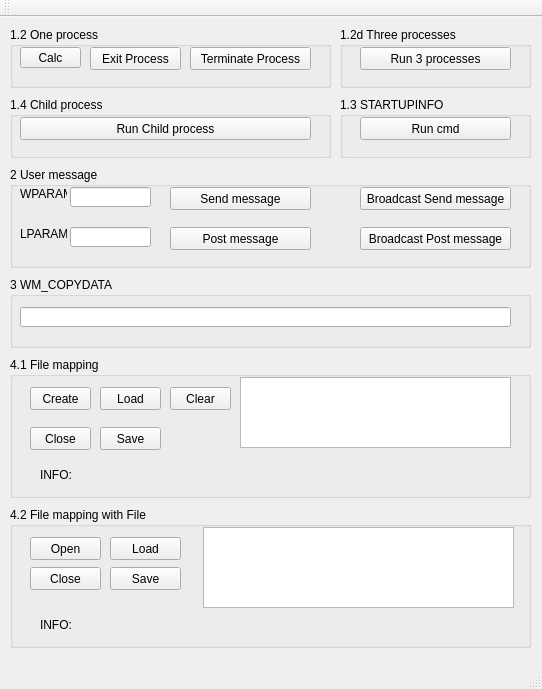
<?xml version="1.0" encoding="UTF-8"?>
<ui version="4.0">
 <class>MainWindow</class>
 <widget class="QMainWindow" name="MainWindow">
  <property name="geometry">
   <rect>
    <x>0</x>
    <y>0</y>
    <width>542</width>
    <height>689</height>
   </rect>
  </property>
  <property name="windowTitle">
   <string>Parent process</string>
  </property>
  <widget class="QWidget" name="centralWidget">
   <widget class="QGroupBox" name="groupBox">
    <property name="geometry">
     <rect>
      <x>10</x>
      <y>10</y>
      <width>321</width>
      <height>61</height>
     </rect>
    </property>
    <property name="title">
     <string>1.2 One process</string>
    </property>
    <widget class="QPushButton" name="pushButtonCalc">
     <property name="geometry">
      <rect>
       <x>10</x>
       <y>20</y>
       <width>61</width>
       <height>21</height>
      </rect>
     </property>
     <property name="cursor">
      <cursorShape>PointingHandCursor</cursorShape>
     </property>
     <property name="text">
      <string>Calc</string>
     </property>
    </widget>
    <widget class="QPushButton" name="pushButtonExitProcess">
     <property name="geometry">
      <rect>
       <x>80</x>
       <y>20</y>
       <width>91</width>
       <height>23</height>
      </rect>
     </property>
     <property name="text">
      <string>Exit Process</string>
     </property>
    </widget>
    <widget class="QPushButton" name="pushButtonTerminateProcess">
     <property name="geometry">
      <rect>
       <x>180</x>
       <y>20</y>
       <width>121</width>
       <height>23</height>
      </rect>
     </property>
     <property name="text">
      <string>Terminate Process</string>
     </property>
    </widget>
   </widget>
   <widget class="QGroupBox" name="groupBox_2">
    <property name="geometry">
     <rect>
      <x>340</x>
      <y>10</y>
      <width>191</width>
      <height>61</height>
     </rect>
    </property>
    <property name="title">
     <string>1.2d Three processes</string>
    </property>
    <widget class="QPushButton" name="pushButtonRun3Processes">
     <property name="geometry">
      <rect>
       <x>20</x>
       <y>20</y>
       <width>151</width>
       <height>23</height>
      </rect>
     </property>
     <property name="text">
      <string>Run 3 processes</string>
     </property>
    </widget>
   </widget>
   <widget class="QGroupBox" name="groupBox_3">
    <property name="geometry">
     <rect>
      <x>340</x>
      <y>80</y>
      <width>191</width>
      <height>61</height>
     </rect>
    </property>
    <property name="title">
     <string>1.3 STARTUPINFO</string>
    </property>
    <widget class="QPushButton" name="pushButtonSoliter">
     <property name="geometry">
      <rect>
       <x>20</x>
       <y>20</y>
       <width>151</width>
       <height>23</height>
      </rect>
     </property>
     <property name="text">
      <string>Run cmd</string>
     </property>
    </widget>
   </widget>
   <widget class="QGroupBox" name="groupBox_4">
    <property name="geometry">
     <rect>
      <x>10</x>
      <y>80</y>
      <width>321</width>
      <height>61</height>
     </rect>
    </property>
    <property name="title">
     <string>1.4 Child process</string>
    </property>
    <widget class="QPushButton" name="pushButtonRunChildProc">
     <property name="geometry">
      <rect>
       <x>10</x>
       <y>20</y>
       <width>291</width>
       <height>23</height>
      </rect>
     </property>
     <property name="text">
      <string>Run Child process</string>
     </property>
    </widget>
   </widget>
   <widget class="QGroupBox" name="groupBox_5">
    <property name="geometry">
     <rect>
      <x>10</x>
      <y>150</y>
      <width>521</width>
      <height>101</height>
     </rect>
    </property>
    <property name="title">
     <string>2 User message</string>
    </property>
    <widget class="QPushButton" name="pushButtonSendMsg">
     <property name="geometry">
      <rect>
       <x>160</x>
       <y>20</y>
       <width>141</width>
       <height>23</height>
      </rect>
     </property>
     <property name="text">
      <string>Send message</string>
     </property>
    </widget>
    <widget class="QPushButton" name="pushButtonPostMsg">
     <property name="geometry">
      <rect>
       <x>160</x>
       <y>60</y>
       <width>141</width>
       <height>23</height>
      </rect>
     </property>
     <property name="text">
      <string>Post message</string>
     </property>
    </widget>
    <widget class="QLineEdit" name="lineEditWparam">
     <property name="geometry">
      <rect>
       <x>60</x>
       <y>20</y>
       <width>81</width>
       <height>20</height>
      </rect>
     </property>
     <property name="text">
      <string notr="true"/>
     </property>
     <property name="alignment">
      <set>Qt::AlignLeading|Qt::AlignLeft|Qt::AlignVCenter</set>
     </property>
    </widget>
    <widget class="QLineEdit" name="lineEditLparam">
     <property name="geometry">
      <rect>
       <x>60</x>
       <y>60</y>
       <width>81</width>
       <height>20</height>
      </rect>
     </property>
     <property name="alignment">
      <set>Qt::AlignLeading|Qt::AlignLeft|Qt::AlignVCenter</set>
     </property>
     <property name="placeholderText">
      <string/>
     </property>
    </widget>
    <widget class="QLabel" name="label">
     <property name="geometry">
      <rect>
       <x>10</x>
       <y>60</y>
       <width>47</width>
       <height>13</height>
      </rect>
     </property>
     <property name="text">
      <string>LPARAM</string>
     </property>
    </widget>
    <widget class="QLabel" name="label_2">
     <property name="geometry">
      <rect>
       <x>10</x>
       <y>20</y>
       <width>47</width>
       <height>13</height>
      </rect>
     </property>
     <property name="text">
      <string>WPARAM</string>
     </property>
    </widget>
    <widget class="QPushButton" name="pushButtonBrdCastPostMsg">
     <property name="geometry">
      <rect>
       <x>350</x>
       <y>60</y>
       <width>151</width>
       <height>23</height>
      </rect>
     </property>
     <property name="text">
      <string>Broadcast Post message</string>
     </property>
    </widget>
    <widget class="QPushButton" name="pushButtonBrdCastSendMsg">
     <property name="geometry">
      <rect>
       <x>350</x>
       <y>20</y>
       <width>151</width>
       <height>23</height>
      </rect>
     </property>
     <property name="text">
      <string>Broadcast Send message</string>
     </property>
    </widget>
   </widget>
   <widget class="QGroupBox" name="groupBox_6">
    <property name="geometry">
     <rect>
      <x>10</x>
      <y>260</y>
      <width>521</width>
      <height>71</height>
     </rect>
    </property>
    <property name="title">
     <string>3 WM_COPYDATA</string>
    </property>
    <widget class="QLineEdit" name="lineEditCopyData">
     <property name="geometry">
      <rect>
       <x>10</x>
       <y>30</y>
       <width>491</width>
       <height>20</height>
      </rect>
     </property>
    </widget>
   </widget>
   <widget class="QGroupBox" name="groupBox_7">
    <property name="geometry">
     <rect>
      <x>10</x>
      <y>340</y>
      <width>521</width>
      <height>141</height>
     </rect>
    </property>
    <property name="title">
     <string>4.1 File mapping</string>
    </property>
    <widget class="QPushButton" name="pushButtonCreateFileMapping">
     <property name="geometry">
      <rect>
       <x>20</x>
       <y>30</y>
       <width>61</width>
       <height>23</height>
      </rect>
     </property>
     <property name="text">
      <string>Create</string>
     </property>
    </widget>
    <widget class="QPushButton" name="pushButtonCloseFileMapping">
     <property name="geometry">
      <rect>
       <x>20</x>
       <y>70</y>
       <width>61</width>
       <height>23</height>
      </rect>
     </property>
     <property name="text">
      <string>Close</string>
     </property>
    </widget>
    <widget class="QLabel" name="labelFileMappingInfo">
     <property name="geometry">
      <rect>
       <x>30</x>
       <y>110</y>
       <width>471</width>
       <height>16</height>
      </rect>
     </property>
     <property name="text">
      <string>INFO:</string>
     </property>
    </widget>
    <widget class="QTextEdit" name="textEditFileMapping">
     <property name="geometry">
      <rect>
       <x>230</x>
       <y>20</y>
       <width>271</width>
       <height>71</height>
      </rect>
     </property>
    </widget>
    <widget class="QPushButton" name="pushButtonSaveFileMapping">
     <property name="geometry">
      <rect>
       <x>90</x>
       <y>70</y>
       <width>61</width>
       <height>23</height>
      </rect>
     </property>
     <property name="text">
      <string>Save</string>
     </property>
    </widget>
    <widget class="QPushButton" name="pushButtonLoadFileMapping">
     <property name="geometry">
      <rect>
       <x>90</x>
       <y>30</y>
       <width>61</width>
       <height>23</height>
      </rect>
     </property>
     <property name="text">
      <string>Load</string>
     </property>
    </widget>
    <widget class="QPushButton" name="pushButtonClearTextEdit">
     <property name="geometry">
      <rect>
       <x>160</x>
       <y>30</y>
       <width>61</width>
       <height>23</height>
      </rect>
     </property>
     <property name="text">
      <string>Clear</string>
     </property>
    </widget>
   </widget>
   <widget class="QGroupBox" name="groupBox_8">
    <property name="geometry">
     <rect>
      <x>10</x>
      <y>490</y>
      <width>521</width>
      <height>141</height>
     </rect>
    </property>
    <property name="title">
     <string>4.2 File mapping with File</string>
    </property>
    <widget class="QPushButton" name="pushButtonFMOpenFile">
     <property name="geometry">
      <rect>
       <x>20</x>
       <y>30</y>
       <width>71</width>
       <height>23</height>
      </rect>
     </property>
     <property name="text">
      <string>Open</string>
     </property>
    </widget>
    <widget class="QTextEdit" name="textEditFMFile">
     <property name="geometry">
      <rect>
       <x>193</x>
       <y>20</y>
       <width>311</width>
       <height>81</height>
      </rect>
     </property>
    </widget>
    <widget class="QPushButton" name="pushButtonFMSaveFile">
     <property name="geometry">
      <rect>
       <x>100</x>
       <y>60</y>
       <width>71</width>
       <height>23</height>
      </rect>
     </property>
     <property name="text">
      <string>Save</string>
     </property>
    </widget>
    <widget class="QPushButton" name="pushButtonCloseFile">
     <property name="geometry">
      <rect>
       <x>20</x>
       <y>60</y>
       <width>71</width>
       <height>23</height>
      </rect>
     </property>
     <property name="text">
      <string>Close</string>
     </property>
    </widget>
    <widget class="QLabel" name="labelFileMappingFInfo">
     <property name="geometry">
      <rect>
       <x>30</x>
       <y>110</y>
       <width>471</width>
       <height>16</height>
      </rect>
     </property>
     <property name="text">
      <string>INFO:</string>
     </property>
    </widget>
    <widget class="QPushButton" name="pushButtonFMLoadFile">
     <property name="geometry">
      <rect>
       <x>100</x>
       <y>30</y>
       <width>71</width>
       <height>23</height>
      </rect>
     </property>
     <property name="text">
      <string>Load</string>
     </property>
    </widget>
   </widget>
  </widget>
  <widget class="QMenuBar" name="menuBar">
   <property name="geometry">
    <rect>
     <x>0</x>
     <y>0</y>
     <width>542</width>
     <height>21</height>
    </rect>
   </property>
  </widget>
  <widget class="QToolBar" name="mainToolBar">
   <attribute name="toolBarArea">
    <enum>TopToolBarArea</enum>
   </attribute>
   <attribute name="toolBarBreak">
    <bool>false</bool>
   </attribute>
  </widget>
  <widget class="QStatusBar" name="statusBar"/>
 </widget>
 <layoutdefault spacing="6" margin="11"/>
 <resources/>
 <connections/>
</ui>
